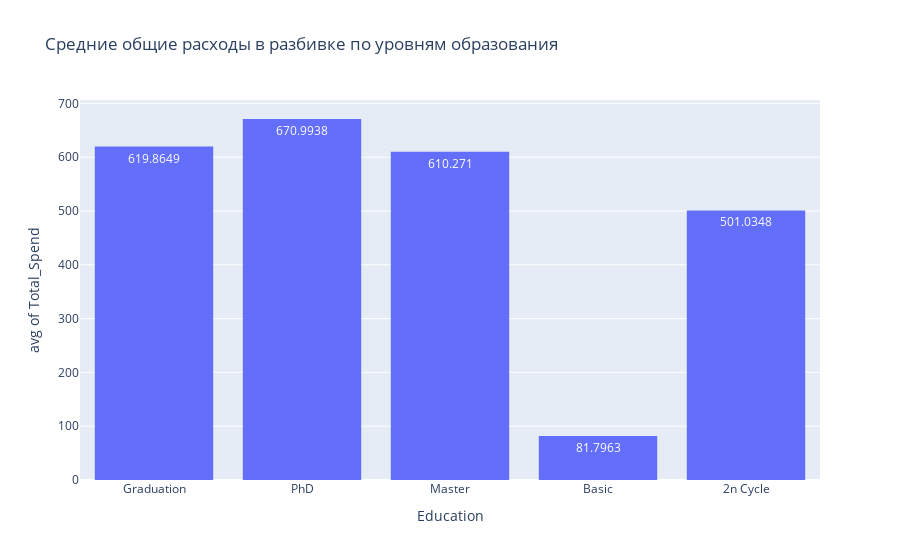

Source (notebook cell):
### Markdown cell above
- этот код создает точечную диаграмму, которая визуализирует связь между возрастом (Age) и общими расходами (Total_Spend) с линией тренда, демонстрирующей общую положительную тенденцию в данных.

### Code cell
fig = px.histogram(df, x="Education", y="Total_Spend", histfunc="avg", nbins=8, 
                   text_auto=True, title="Средние общие расходы в разбивке по уровням образования")
fig.show()

### Figure 1 — Plotly figure (JSON) as saved in the notebook; plotly's stock layout.template omitted (floating-point values rounded to 4 significant figures; data arrays with more than 128 entries replaced by an {"elided": "..."} marker saying what was removed)
{"data": [{"alignmentgroup": "True", "bingroup": "x", "histfunc": "avg", "hovertemplate": "Education=%{x}<br>avg of Total_Spend=%{y}<extra></extra>", "legendgroup": "", "marker": {"color": "#636efa", "pattern": {"shape": ""}}, "name": "", "nbinsx": 8, "offsetgroup": "", "orientation": "v", "showlegend": false, "texttemplate": "%{value}", "type": "histogram", "x": {"elided": "2232 str values"}, "xaxis": "x", "y": {"elided": "2232 int values"}, "yaxis": "y"}], "layout": {"barmode": "relative", "legend": {"tracegroupgap": 0}, "title": {"text": "Средние общие расходы в разбивке по уровням образования"}, "xaxis": {"anchor": "y", "domain": [0, 1], "title": {"text": "Education"}}, "yaxis": {"anchor": "x", "domain": [0, 1], "title": {"text": "avg of Total_Spend"}}}}
